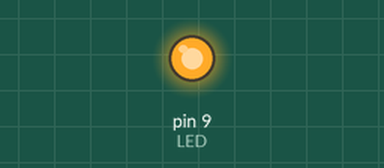
This sketch was run on a simulated Arduino Uno, built with avr-gcc and run on an emulated ATmega328P. On the bench: output pins drawn as LEDs (lit = HIGH).

Above: at 1.0 s.
At 3.0 s:
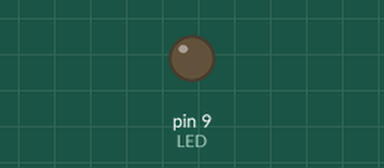
Timing chart, 0 to 5.2 s (numbered marks = the images above):
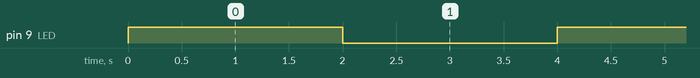

Measured:
- by itself, pin 9 (LED): alternates HIGH for 2.0 s and LOW for 2.0 s

The sketch:

sketch_mar20a.ino
```cpp
const int LED = 9;

void setup () {
  pinMode (LED, OUTPUT);
  digitalWrite(LED, HIGH);
}

void loop () {
  digitalWrite(LED, HIGH);
  delay(2000);
  digitalWrite(LED, LOW);
  delay(2000);
}
```
